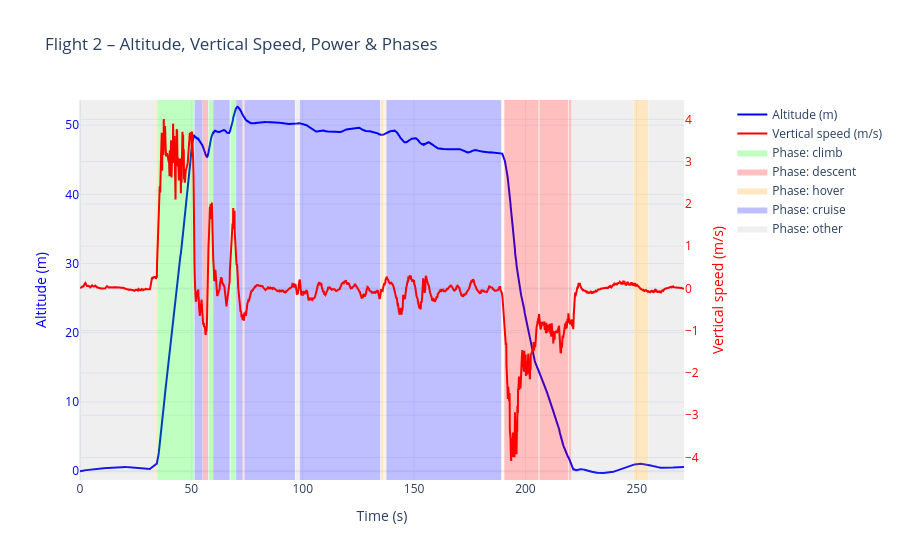

Notebook code for this chart:
### Code cell
# ------------------ Select one flight ------------------
flight_id = 2
# use df_model if that’s where P_model_W is stored
d = df_model[df_model["flight"] == flight_id].copy()

# ------------------ Define colors for phases ------------------
phase_colors = {
    "climb":   "rgba(0,255,0,0.25)",      # light green
    "descent": "rgba(255,0,0,0.25)",      # light red
    "hover":   "rgba(255,165,0,0.25)",    # light orange
    "cruise":  "rgba(0,0,255,0.25)",      # light blue
    "other":   "rgba(150,150,150,0.15)"   # light gray
}

# ------------------ Build customdata ------------------
# customdata[:, 0] = altitude
# customdata[:, 1] = vertical speed
# customdata[:, 2] = horizontal speed
# customdata[:, 3] = phase
# customdata[:, 4] = measured power
# customdata[:, 5] = model power
customdata = np.stack((
    d["altitude_measured"],
    d["vertical_speed_smooth"],
    d["horizontal_speed_smooth"],
    d["phase"],
    d["power_W"],      # measured power
    d["P_model_W"]     # model power
), axis=-1)

# ------------------ Compute altitude range ------------------
y_min = d["altitude_measured"].min() - 1
y_max = d["altitude_measured"].max() + 1

fig = go.Figure()

# ------------------ 1) Add Altitude (left axis) ------------------
fig.add_trace(go.Scatter(
    x=d["time"],
    y=d["altitude_measured"],
    mode="lines",
    line=dict(width=2, color="blue"),
    name="Altitude (m)",
    customdata=customdata,
    hovertemplate=(
        "Time: %{x:.2f} s<br>"
        "Altitude: %{customdata[0]:.2f} m<br>"
        "Vertical speed: %{customdata[1]:.2f} m/s<br>"
        "Horizontal speed: %{customdata[2]:.2f} m/s<br>"
        "Measured power: %{customdata[4]:.1f} W<br>"
        "Model power: %{customdata[5]:.1f} W<br>"
        "Phase: %{customdata[3]}<extra></extra>"
    )
))

# ------------------ 2) Add Vertical Speed (right axis) ------------------
fig.add_trace(go.Scatter(
    x=d["time"],
    y=d["vertical_speed_smooth"],
    mode="lines",
    line=dict(width=2, color="red"),
    name="Vertical speed (m/s)",
    yaxis="y2",
    customdata=customdata,
    hovertemplate=(
        "Time: %{x:.2f} s<br>"
        "Altitude: %{customdata[0]:.2f} m<br>"
        "Vertical speed: %{customdata[1]:.2f} m/s<br>"
        "Horizontal speed: %{customdata[2]:.2f} m/s<br>"
        "Measured power: %{customdata[4]:.1f} W<br>"
        "Model power: %{customdata[5]:.1f} W<br>"
        "Phase: %{customdata[3]}<extra></extra>"
    )
))

# ------------------ 3) Phase bands (same as before) ------------------
for phase, color in phase_colors.items():
    df_phase = d[d["phase"] == phase]
    if df_phase.empty:
        continue

    x_band = []
    y_band = []
    prev_idx = None
    start_t = None

    for idx, row in df_phase.iterrows():
        t = row["time"]
        if (prev_idx is None) or (idx != prev_idx + 1):
            if start_t is not None:
                x_band += [start_t, end_t, end_t, start_t, start_t, None]
                y_band += [y_min, y_min, y_max, y_max, y_min, None]
            start_t = t
        end_t = t
        prev_idx = idx

    if start_t is not None:
        x_band += [start_t, end_t, end_t, start_t, start_t, None]
        y_band += [y_min, y_min, y_max, y_max, y_min, None]

    fig.add_trace(go.Scatter(
        x=x_band,
        y=y_band,
        mode="lines",
        fill="toself",
        fillcolor=color,
        line=dict(width=0),
        name=f"Phase: {phase}",
        hoverinfo="skip",
        showlegend=True
    ))

# ------------------ 4) Layout ------------------
fig.update_layout(
    title=f"Flight {flight_id} – Altitude, Vertical Speed, Power & Phases",
    xaxis=dict(title="Time (s)"),
    yaxis=dict(
        title=dict(text="Altitude (m)", font=dict(color="blue")),
        tickfont=dict(color="blue"),
        range=[y_min, y_max]
    ),
    yaxis2=dict(
        title=dict(text="Vertical speed (m/s)", font=dict(color="red")),
        tickfont=dict(color="red"),
        overlaying="y",
        side="right"
    ),
    template="plotly_white",
    legend=dict(x=1, y=1)
)

fig.update_layout(
    legend=dict(
        x=1.08,
        y=1,
        bgcolor="rgba(255,255,255,0.7)"
    ),
    margin=dict(r=120)
)

fig.show()

### Figure 1 — Plotly figure (JSON) as saved in the notebook; plotly's stock layout.template omitted (floating-point values rounded to 4 significant figures; data arrays with more than 128 entries replaced by an {"elided": "..."} marker saying what was removed)
{"data": [{"customdata": {"elided": "1809x6 mixed values"}, "hovertemplate": "Time: %{x:.2f} s<br>Altitude: %{customdata[0]:.2f} m<br>Vertical speed: %{customdata[1]:.2f} m/s<br>Horizontal speed: %{customdata[2]:.2f} m/s<br>Measured power: %{customdata[4]:.1f} W<br>Model power: %{customdata[5]:.1f} W<br>Phase: %{customdata[3]}<extra></extra>", "line": {"color": "blue", "width": 2}, "mode": "lines", "name": "Altitude (m)", "type": "scatter", "x": {"elided": "1809 float values"}, "y": {"elided": "1809 float values"}}, {"customdata": {"elided": "1809x6 mixed values"}, "hovertemplate": "Time: %{x:.2f} s<br>Altitude: %{customdata[0]:.2f} m<br>Vertical speed: %{customdata[1]:.2f} m/s<br>Horizontal speed: %{customdata[2]:.2f} m/s<br>Measured power: %{customdata[4]:.1f} W<br>Model power: %{customdata[5]:.1f} W<br>Phase: %{customdata[3]}<extra></extra>", "line": {"color": "red", "width": 2}, "mode": "lines", "name": "Vertical speed (m/s)", "type": "scatter", "x": {"elided": "1809 float values"}, "y": {"elided": "1809 float values"}, "yaxis": "y2"}, {"fill": "toself", "fillcolor": "rgba(0,255,0,0.25)", "hoverinfo": "skip", "line": {"width": 0}, "mode": "lines", "name": "Phase: climb", "showlegend": true, "type": "scatter", "x": [34.7, 51.2, 51.2, 34.7, 34.7, null, 57.7, 59.7, 59.7, 57.7, 57.7, null, 67.6, 70, 70, 67.6, 67.6, null], "y": [-1.279, -1.279, 53.64, 53.64, -1.279, null, -1.279, -1.279, 53.64, 53.64, -1.279, null, -1.279, -1.279, 53.64, 53.64, -1.279, null]}, {"fill": "toself", "fillcolor": "rgba(255,0,0,0.25)", "hoverinfo": "skip", "line": {"width": 0}, "mode": "lines", "name": "Phase: descent", "showlegend": true, "type": "scatter", "x": [55.1, 57, 57, 55.1, 55.1, null, 73, 73.2, 73.2, 73, 73, null, 73.4, 73.6, 73.6, 73.4, 73.4, null, 190.5, 205.9, 205.9, 190.5, 190.5, null, 206.3, 219.1, 219.1, 206.3, 206.3, null, 219.4, 220.6, 220.6, 219.4, 219.4, null], "y": [-1.279, -1.279, 53.64, 53.64, -1.279, null, -1.279, -1.279, 53.64, 53.64, -1.279, null, -1.279, -1.279, 53.64, 53.64, -1.279, null, -1.279, -1.279, 53.64, 53.64, -1.279, null, -1.279, -1.279, 53.64, 53.64, -1.279, null, -1.279, -1.279, 53.64, 53.64, -1.279, null]}, {"fill": "toself", "fillcolor": "rgba(255,165,0,0.25)", "hoverinfo": "skip", "line": {"width": 0}, "mode": "lines", "name": "Phase: hover", "showlegend": true, "type": "scatter", "x": [33.8, 34.5, 34.5, 33.8, 33.8, null, 135.2, 136.3, 136.3, 135.2, 135.2, null, 136.8, 137.2, 137.2, 136.8, 136.8, null, 189.7, 189.7, 189.7, 189.7, 189.7, null, 248.5, 255.2, 255.2, 248.5, 248.5, null], "y": [-1.279, -1.279, 53.64, 53.64, -1.279, null, -1.279, -1.279, 53.64, 53.64, -1.279, null, -1.279, -1.279, 53.64, 53.64, -1.279, null, -1.279, -1.279, 53.64, 53.64, -1.279, null, -1.279, -1.279, 53.64, 53.64, -1.279, null]}, {"fill": "toself", "fillcolor": "rgba(0,0,255,0.25)", "hoverinfo": "skip", "line": {"width": 0}, "mode": "lines", "name": "Phase: cruise", "showlegend": true, "type": "scatter", "x": [51.4, 55, 55, 51.4, 51.4, null, 57.1, 57.5, 57.5, 57.1, 57.1, null, 59.81, 67.2, 67.2, 59.81, 59.81, null, 70.1, 72.9, 72.9, 70.1, 70.1, null, 73.31, 73.31, 73.31, 73.31, 73.31, null, 73.8, 96.5, 96.5, 73.8, 73.8, null, 98.7, 134.8, 134.8, 98.7, 98.7, null, 137.6, 189.1, 189.1, 137.6, 137.6, null, 190.3, 190.3, 190.3, 190.3, 190.3, null], "y": [-1.279, -1.279, 53.64, 53.64, -1.279, null, -1.279, -1.279, 53.64, 53.64, -1.279, null, -1.279, -1.279, 53.64, 53.64, -1.279, null, -1.279, -1.279, 53.64, 53.64, -1.279, null, -1.279, -1.279, 53.64, 53.64, -1.279, null, -1.279, -1.279, 53.64, 53.64, -1.279, null, -1.279, -1.279, 53.64, 53.64, -1.279, null, -1.279, -1.279, 53.64, 53.64, -1.279, null, -1.279, -1.279, 53.64, 53.64, -1.279, null]}, {"fill": "toself", "fillcolor": "rgba(150,150,150,0.15)", "hoverinfo": "skip", "line": {"width": 0}, "mode": "lines", "name": "Phase: other", "showlegend": true, "type": "scatter", "x": [0, 33.7, 33.7, 0, 0, null, 34.6, 34.6, 34.6, 34.6, 34.6, null, 67.3, 67.5, 67.5, 67.3, 67.3, null, 96.7, 98.51, 98.51, 96.7, 96.7, null, 135, 135.1, 135.1, 135, 135, null, 136.5, 136.6, 136.6, 136.5, 136.5, null, 137.4, 137.5, 137.5, 137.4, 137.4, null, 189.2, 189.5, 189.5, 189.2, 189.2, null, 189.9, 190.1, 190.1, 189.9, 189.9, null, 206.1, 206.2, 206.2, 206.1, 206.1, null, 219.3, 219.3, 219.3, 219.3, 219.3, null, 220.8, 248.3, 248.3, 220.8, 220.8, null, 255.3, 271.2, 271.2, 255.3, 255.3, null], "y": [-1.279, -1.279, 53.64, 53.64, -1.279, null, -1.279, -1.279, 53.64, 53.64, -1.279, null, -1.279, -1.279, 53.64, 53.64, -1.279, null, -1.279, -1.279, 53.64, 53.64, -1.279, null, -1.279, -1.279, 53.64, 53.64, -1.279, null, -1.279, -1.279, 53.64, 53.64, -1.279, null, -1.279, -1.279, 53.64, 53.64, -1.279, null, -1.279, -1.279, 53.64, 53.64, -1.279, null, -1.279, -1.279, 53.64, 53.64, -1.279, null, -1.279, -1.279, 53.64, 53.64, -1.279, null, -1.279, -1.279, 53.64, 53.64, -1.279, null, -1.279, -1.279, 53.64, 53.64, -1.279, null, -1.279, -1.279, 53.64, 53.64, -1.279, null]}], "layout": {"legend": {"bgcolor": "rgba(255,255,255,0.7)", "x": 1.08, "y": 1}, "margin": {"r": 120}, "title": {"text": "Flight 2 – Altitude, Vertical Speed, Power & Phases"}, "xaxis": {"title": {"text": "Time (s)"}}, "yaxis": {"range": [-1.279, 53.64], "tickfont": {"color": "blue"}, "title": {"font": {"color": "blue"}, "text": "Altitude (m)"}}, "yaxis2": {"overlaying": "y", "side": "right", "tickfont": {"color": "red"}, "title": {"font": {"color": "red"}, "text": "Vertical speed (m/s)"}}}}
